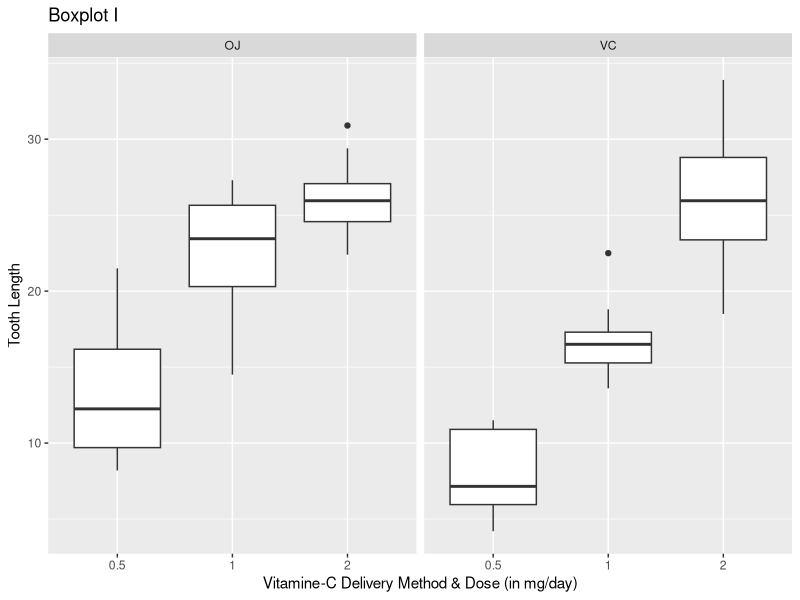
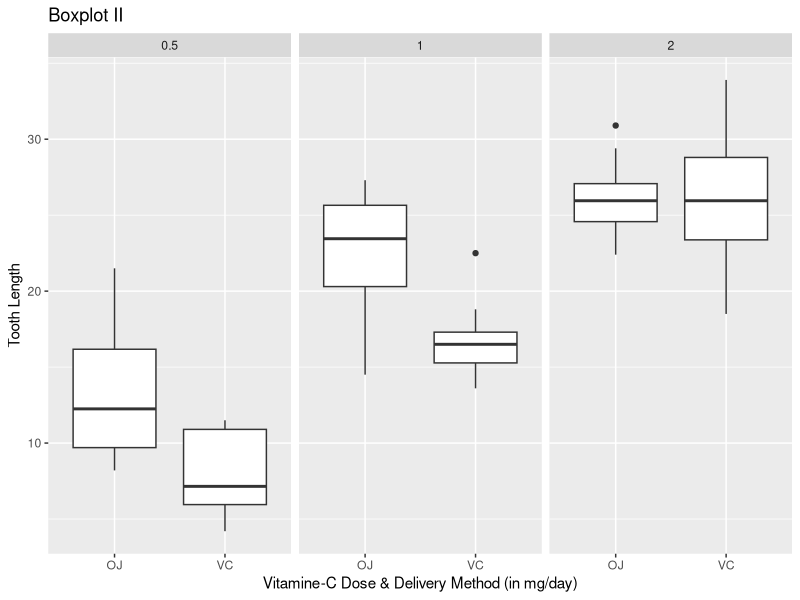

These figures' R source, in order: (Note: this script raises an error after producing the figures.)
## ---- chunk 1
# Load dataset
data(ToothGrowth)

# Convert three numeric dose values to factorized dose levels
ToothGrowth$dose <- factor(ToothGrowth$dose)

# Show structure of dataset
str(ToothGrowth)

# Show snapshot of dataset
head(ToothGrowth, 3); tail(ToothGrowth, 3)

# Show contingency table to show treatmeant grouping of oservations
table(ToothGrowth$dose,
      ToothGrowth$supp)
## ---- chunk 2
# data manipulation
library( plyr)
library(dplyr)
# data visualizations
library(ggplot2)
## ---- chunk 3
# Draw boxplots
par(mfrow=c(1,2))

ggplot(ToothGrowth, aes(x = dose, y = len)) +
      geom_boxplot() +
      facet_grid(. ~ supp) +
      labs(title = "Boxplot I",
           x     = "Vitamine-C Delivery Method & Dose (in mg/day)",
           y     = "Tooth Length")

ggplot(ToothGrowth, aes(x = supp, y = len)) +
      geom_boxplot() +
      facet_grid(. ~ dose) +
      labs(title = "Boxplot II",
           x     = "Vitamine-C Dose & Delivery Method (in mg/day)",
           y     = "Tooth Length")
## ---- chunk 4
# H01:  Mean_2.0 = Mean_1.0 = Mean_0.5

# Ha1a: Mean_2.0 > Mean_1.0
  Ha1a <-
t.test(x = ToothGrowth$len[ToothGrowth$dose == "2"],
       y = ToothGrowth$len[ToothGrowth$dose == "1"],
       alternative = "greater",
       paired      = FALSE); Ha1a

# Ha1b:            Mean_1.0 > Mean_0.5
  Ha1b <-
t.test(x = ToothGrowth$len[ToothGrowth$dose == "1"],
       y = ToothGrowth$len[ToothGrowth$dose == "0.5"],
       alternative = "greater",
       paired = FALSE)

## ---- chunk 5
# H01:  Mean_2.0 = Mean_1.0 = Mean_0.5

## Ha1:  For "OJ" Delivery Method

# Ha1a: Mean_2.0 > Mean_1.0
  Ha1a_OJ <-
t.test(x = ToothGrowth$len[ToothGrowth$dose == "2" & ToothGrowth$supp == "OJ"],
       y = ToothGrowth$len[ToothGrowth$dose == "1" & ToothGrowth$supp == "OJ"],
       alternative = "greater",
       paired = FALSE)

# Ha1b:            Mean_1.0 > Mean_0.5
  Ha1b_OJ <-
t.test(x = ToothGrowth$len[ToothGrowth$dose == "1"   & ToothGrowth$supp=="OJ"],
       y = ToothGrowth$len[ToothGrowth$dose == "0.5" & ToothGrowth$supp=="OJ"],
       alternative = "greater",
       paired = FALSE)

## Ha1: For "VC" Delivery Method

# Ha1a: Mean_2.0 > Mean_1.0
  Ha1a_VC <-
t.test(x = ToothGrowth$len[ToothGrowth$dose == "2" & ToothGrowth$supp=="VC"],
       y = ToothGrowth$len[ToothGrowth$dose == "1" & ToothGrowth$supp=="VC"],
       alternative = "greater",
       paired = FALSE)

# Ha1b:            Mean_1.0 > Mean_0.5
  Ha1b_VC <-
t.test(x = ToothGrowth$len[ToothGrowth$dose == "1"   & ToothGrowth$supp=="VC"],
       y = ToothGrowth$len[ToothGrowth$dose == "0.5" & ToothGrowth$supp=="VC"],
       alternative = "greater",
       paired = FALSE)

## ---- chunk 6
# H02: Mean_OJ  = Mean_VC

# Ha2: Mean_OJ != Mean_VC
  Ha2 <-
t.test(x = ToothGrowth$len[ToothGrowth$supp == "OJ"],
       y = ToothGrowth$len[ToothGrowth$supp == "VC"],
       alternative = "two.sided",
       paired = FALSE)
## ---- chunk 7
# H02: Mean_OJ  = Mean_VC

## Ha2: For 0.5 mg/day

# Ha2: Mean_OJ != Mean_VC
  Ha2_0.5 <-
t.test(x = ToothGrowth$len[ToothGrowth$supp == "OJ" & ToothGrowth$dose == "0.5"],
       y = ToothGrowth$len[ToothGrowth$supp == "VC" & ToothGrowth$dose == "0.5"],
       alternative = "two.sided",
       paired = FALSE)

## Ha2: For 1 mg/day

# Ha2: Mean_OJ != Mean_VC
  Ha2_1.0 <-
t.test(x = ToothGrowth$len[ToothGrowth$supp == "OJ" & ToothGrowth$dose == "1"],
       y = ToothGrowth$len[ToothGrowth$supp == "VC" & ToothGrowth$dose == "1"],
       alternative = "two.sided",
       paired = FALSE)

## Ha2: For 2 mg/day

# Ha2: Mean_OJ != Mean_VC
  Ha2_2.0 <-
t.test(x = ToothGrowth$len[ToothGrowth$supp=="OJ" & ToothGrowth$dose == "2"],
       y = ToothGrowth$len[ToothGrowth$supp=="VC" & ToothGrowth$dose == "2"],
       alternative = "two.sided",
       paired = FALSE)
## ---- chunk 8
HypTest  <- rbind(cbind(Hypothesis = "Ha1a",    ldply(Ha1a,    data.frame)),
                  cbind(Hypothesis = "Ha1b",    ldply(Ha1b,    data.frame)),
                  cbind(Hypothesis = "Ha1a_OJ", ldply(Ha1a_OJ, data.frame)),
                  cbind(Hypothesis = "Ha1a_VC", ldply(Ha1a_VC, data.frame)),
                  cbind(Hypothesis = "Ha1b_OJ", ldply(Ha1b_OJ, data.frame)),
                  cbind(Hypothesis = "Ha1b_VC", ldply(Ha1b_VC, data.frame)),
                  cbind(Hypothesis = "Ha2",     ldply(Ha2,     data.frame)),
                  cbind(Hypothesis = "Ha2_0.5", ldply(Ha2_0.5, data.frame)),
                  cbind(Hypothesis = "Ha2_1.0", ldply(Ha2_1.0, data.frame)),
                  cbind(Hypothesis = "Ha2_2.0", ldply(Ha2_2.0, data.frame)))
  
colnames(HypTest) <- c("Hypothesis", "TestComp", "TestVal")
  
## ---- chunk 9
par(mfrow=c(1,2))

HypSumm <-
ggplot(subset(HypTest, TestComp == "p.value"), aes(Hypothesis, TestVal)) +
      geom_bar(stat = "identity") +
      geom_hline(aes(yintercept=.05), linetype = "dashed") +
      geom_label(aes(label = round(TestVal, 3))) +
      labs(title = "Summary of Hypothesis p-values",
           x     = "Alternative Hypothesis",
           y     = "P-value"); HypSumm
HypSumm +
      coord_cartesian(ylim = c(0, 0.075))
## ---- chunk 10
GraphI <-
ggplot(ToothGrowth, aes(len)) +
      labs(title = "Graph I: Disribution of Tooth Length",
           x     = "Tooth Length",
           y     = "Density") +
      geom_histogram(aes(y = ..density..), binwidth = 1) +
      geom_density(size = 1) +
      geom_vline(aes(xintercept = mean(  len)), linetype="solid") +
      geom_vline(aes(xintercept = median(len)), linetype="dashed")
GraphI
## ---- chunk 11
len_dose <- group_by(ToothGrowth, dose) %>%
      summarise(mean   = mean(  len),
                median = median(len))

GraphII <-
ggplot(ToothGrowth, aes(x = len)) +
      labs(title = "Graph II: Distribution of Tooth Length by Vitamin-C Dose",
           x     = "Tooth Length",
           y     = "Density") +
      geom_histogram(aes(y = ..density.., fill = dose),
                     binwidth = 1, alpha = .5, position = "identity") +
      geom_density(aes(colour = dose), size = .75, show.legend = F) +
      geom_vline(data = len_dose, aes(xintercept = mean,   colour = dose),
                 linetype = "solid", show.legend = F) +
      geom_vline(data = len_dose, aes(xintercept = median, colour = dose),
                 linetype = "dashed", show.legend = F) +
      scale_fill_discrete(name = "Dose Level (in mg/day)")
GraphII
## ---- chunk 12
len_supp <- group_by(ToothGrowth, supp) %>% 
      summarise(mean   = mean(  len),
                median = median(len))

GraphIII <-
ggplot(ToothGrowth, aes(x = len)) +
      labs(title = "Graph III: Distribution of Tooth Length by Vitamin-C Delivery Method",
           x     = "Tooth Length",
           y     = "Density") +
      geom_histogram(aes(y = ..density.., fill = supp),
                     binwidth = 1, alpha = .5, position = "identity") +
      geom_density(aes(colour = supp),
                   size = .75, show.legend = F) +
      geom_vline(data = len_supp, aes(xintercept = mean,   colour = supp),
                 linetype = "solid", show.legend = F) +
      geom_vline(data = len_supp, aes(xintercept = median, colour = supp),
                 linetype = "dashed", show.legend = F) +
      scale_fill_discrete(name = "Supplement Type / Delivery Method")
GraphII
## ---- chunk 13
# Histogram, density functions, means, and medians of tooth length by combination of supplement/delivery type and dose levels
GraphIV <-
ggplot(ToothGrowth, aes(len)) +
      labs(title = "Graph IV: Distribution of Tooth Length by Combination of Vitamin-C Dose & Delivery Method",
           x     = "Tooth Length",
           y     = "Density") +
      geom_histogram(aes(y=..density..),
                     binwidth = .5) +
      geom_density() +
      facet_grid(supp ~ dose)
GraphIV
## ---- chunk 14

# Logaritmize (natural logarithm) the toot-length variable
ToothGrowth$loglen <- log(ToothGrowth$len)

# Histogram and density function regardless of treatment
ggplot(ToothGrowth, aes(loglen)) +
      labs(title = "Graph I': Disribution of Tooth Length (log-transformed)",
           x     = "Tooth Length (log-transformed)",
           y     = "Density") +
      geom_histogram(aes(y = ..density..), binwidth = 1) +
      geom_density(size = 1) +
      geom_vline(aes(xintercept = mean(  loglen)), linetype="solid") +
      geom_vline(aes(xintercept = median(loglen)), linetype="dashed")

# Histogram and density function by dose levels
loglen_dose <- group_by(ToothGrowth, dose) %>%
      summarise(mean   = mean(  loglen),
                median = median(loglen))

ggplot(ToothGrowth, aes(x = loglen)) +
      labs(title = "Graph II': Distribution of Tooth Length (log-transformed) by Vitamin-C Dose",
           x     = "Tooth Length (log-transformed)",
           y     = "Density") +
      geom_histogram(aes(y = ..density.., fill = dose),
                     binwidth = 1, alpha = .5, position = "identity") +
      geom_density(aes(colour = dose), size = .75, show.legend = F) +
      geom_vline(data = loglen_dose, aes(xintercept = mean,   colour = dose),
                 linetype = "solid", show.legend = F) +
      geom_vline(data = loglen_dose, aes(xintercept = median, colour = dose),
                 linetype = "dashed", show.legend = F) +
      scale_fill_discrete(name = "Dose Level (in mg/day)")

# Histogram and density function by supplement/delivery type
loglen_supp <- group_by(ToothGrowth, supp) %>%
      summarise(mean   = mean(  loglen),
                median = median(loglen))

ggplot(ToothGrowth, aes(x = loglen)) +
      labs(title = "Graph III': Distribution of Tooth Length (log-transformed) by Vitamin-C Delivery Method",
           x     = "Tooth Length (log-transformed)",
           y     = "Density") +
      geom_histogram(aes(y = ..density.., fill = supp),
                     binwidth = 1, alpha = .5, position = "identity") +
      geom_density(aes(colour = supp), size = .75, show.legend = F) +
      geom_vline(data = loglen_supp, aes(xintercept = mean,   colour = supp),
                 linetype = "solid", show.legend = F) +
      geom_vline(data = loglen_supp, aes(xintercept = median, colour = supp),
                 linetype = "dashed", show.legend = F) +
      scale_fill_discrete(name = "Supplement Type / Delivery Method")


# Histogram and density function by combination of supplement/delivery type and dose levels
ggplot(ToothGrowth, aes(loglen)) +
      labs(title = "Graph IV': Distribution of Tooth Length (log-transformed) by Combination of Vitamin-C Dose & Delivery Method",
           x     = "Tooth Length (log-transformed)",
           y     = "Density") +
      geom_histogram(aes(y=..density..),
                     binwidth = .5) +
      geom_density() +
      facet_grid(supp ~ dose)
